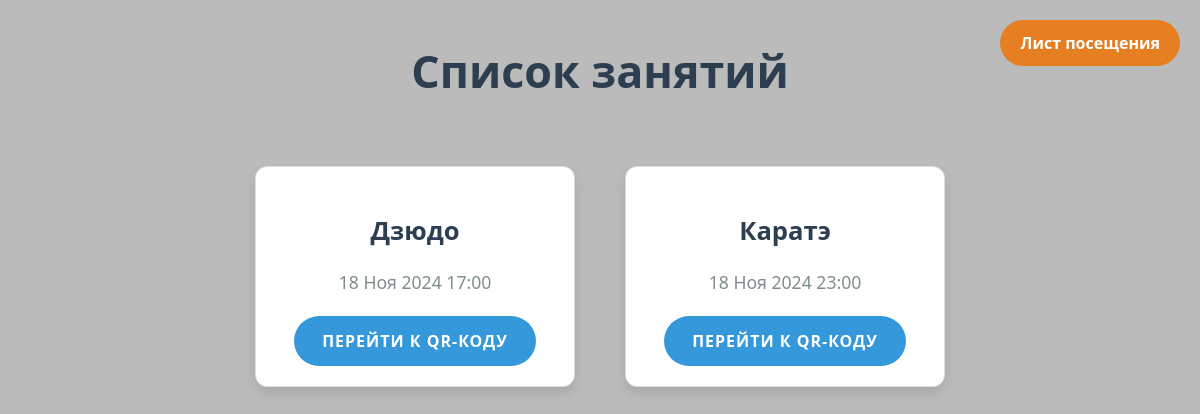
The app's page /attendance/lessons/ (signed in) with its own data.
### attendance/models.py (models this page shows, shortened)
class Lesson(models.Model):
    name = models.CharField(max_length=100, verbose_name="Название занятия")
    description = models.TextField(verbose_name="Описание", blank=True, null=True)
    schedule_time = models.DateTimeField(verbose_name="Время занятия")

### attendance/views.py (the view)
# urls.py: path('lessons/', views.lesson_list, name='lesson_list'),
@csrf_exempt
@login_required
def lesson_list(request):
    lessons = Lesson.objects.all()
    return render(request, 'attendance/lesson_list.html', {'lessons': lessons})

### attendance/templates/attendance/lesson_list.html (shortened to what this page needs)
<!DOCTYPE html>
<html lang="en">
<head>
</head>
<body>
    <h1>Список занятий</h1>
    <a href="{% url 'attendance_list' %}" class="attendance-btn">Лист посещения</a>
    <div class="lesson-list">
        {% for lesson in lessons %}
            <div class="lesson-item">
                <h3>{{ lesson.name }}</h3>
                <p>{{ lesson.schedule_time|date:"d M Y H:i" }}</p>
                <a href="{% url 'qr_code_page' lesson.id %}">Перейти к QR-коду</a>
            </div>
        {% endfor %}
    </div>
</body>
</html>

### attendance/templates/attendance/lesson_list.html (style rules this page uses)
body { font-family: 'Segoe UI', Tahoma, Geneva, Verdana, sans-serif; background-color: #bbbbbb; margin: 0; padding: 0; box-sizing: border-box; }
h1 { text-align: center; color: #2c3e50; margin-top: 40px; font-size: 2.8em; font-weight: bold; }
.lesson-list { display: flex; flex-wrap: wrap; justify-content: center; padding: 20px; gap: 20px; }
.lesson-item { background-color: #ffffff; border: 1px solid #ddd; border-radius: 12px; margin: 15px; padding: 20px; width: 320px; max-width: 100%; box-shadow: 0 6px 12px rgba(0, 0, 0, 0.1); transition: transform 0.3s, box-shadow 0.3s; text-align: center; box-sizing: border-box; overflow: hidden; }
.lesson-item h3 { color: #2c3e50; font-size: 1.6em; margin-bottom: 15px; font-weight: bold; }
.lesson-item p { color: #7f8c8d; font-size: 1.1em; line-height: 1.6; margin-bottom: 20px; }
.lesson-item a { display: inline-block; padding: 14px 28px; background-color: #3498db; color: white; text-decoration: none; border-radius: 30px; font-weight: 600; text-transform: uppercase; letter-spacing: 1px; transition: background-color 0.3s, transform 0.2s; }
.attendance-btn { position: absolute; top: 20px; right: 20px; background-color: #e67e22; padding: 12px 20px; color: white; text-decoration: none; border-radius: 30px; font-weight: 600; transition: background-color 0.3s, transform 0.2s; }

### records on screen
Lesson: name "Дзюдо", schedule_time "18 Ноя 2024 17:00"
Lesson: name "Каратэ", schedule_time "18 Ноя 2024 23:00"
